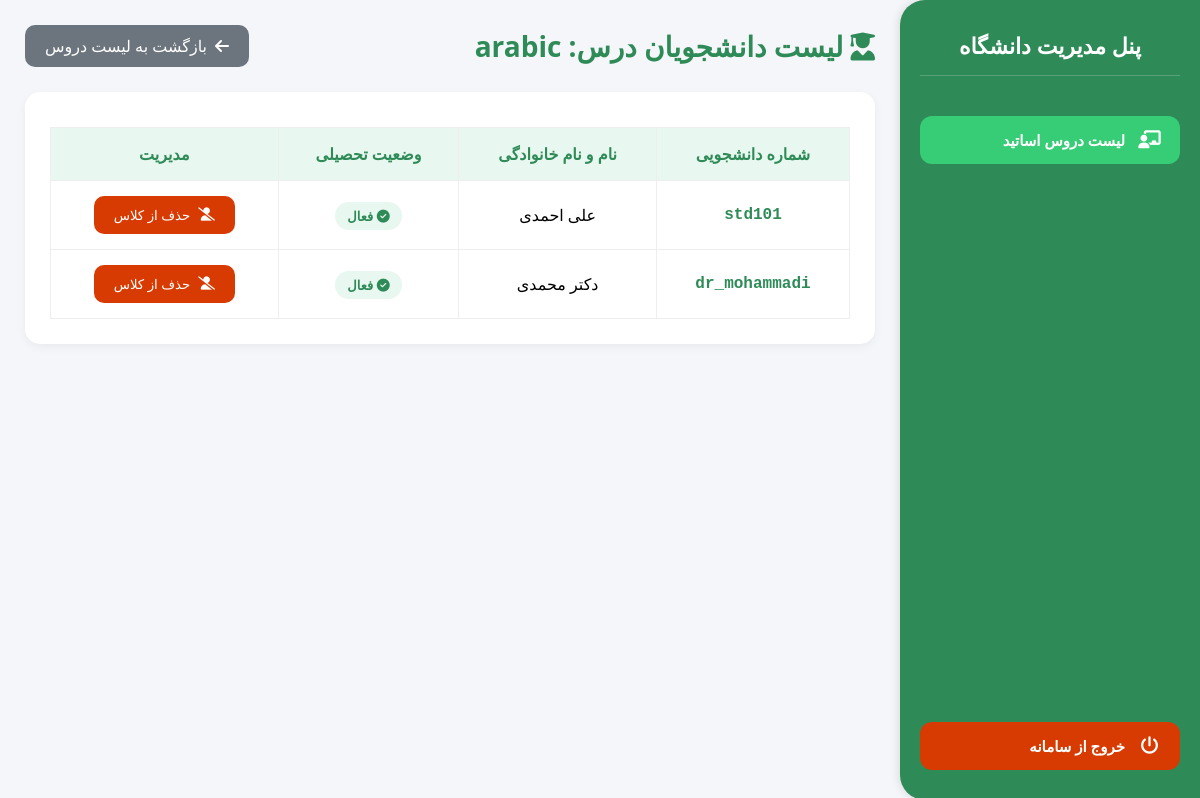
Before: /professors/course/1/students/ (signed in) with the older database file.
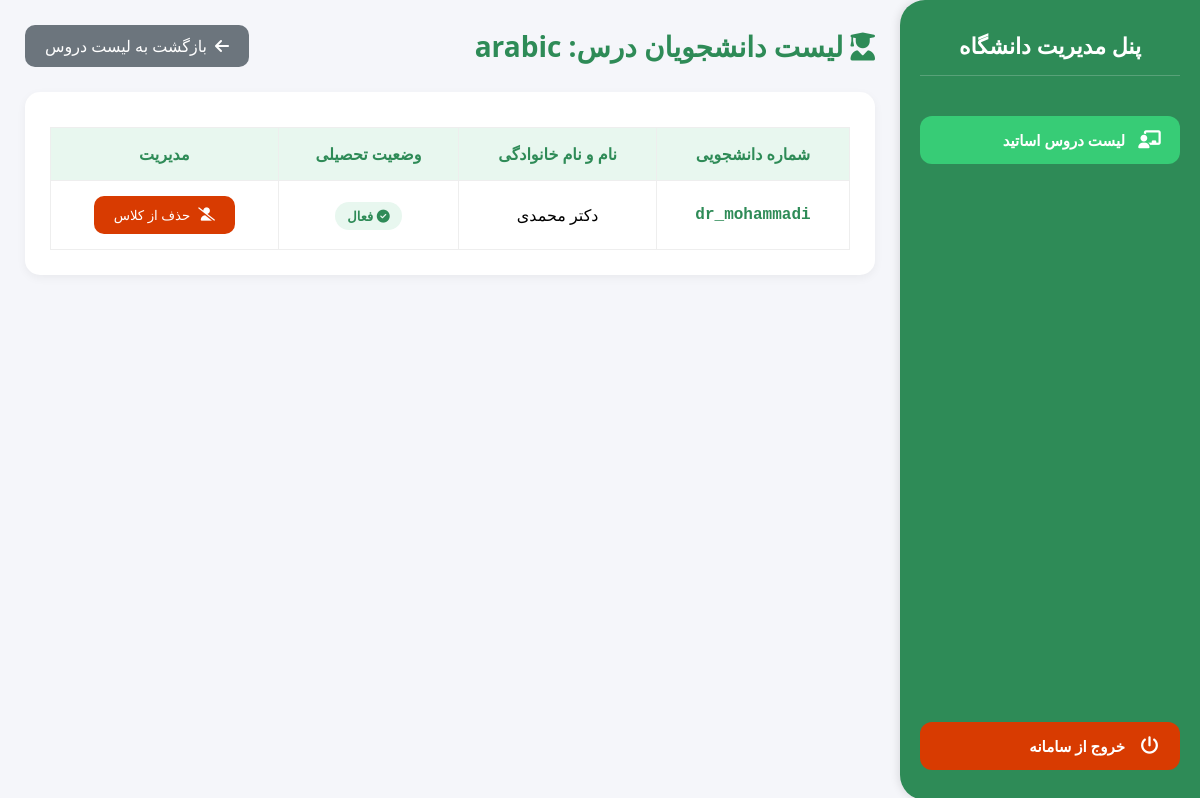
After: the same page with the newer database file.
### apps/students/models.py (models this page shows, shortened)
class Enrollment(models.Model):
    student = models.ForeignKey(User, on_delete=models.CASCADE, related_name='enrollments', verbose_name="دانشجو")
    course = models.ForeignKey(Course, on_delete=models.CASCADE, related_name='enrolled_students', verbose_name="درس")
    enrolled_at = models.DateTimeField(auto_now_add=True, verbose_name="زمان ثبت‌نام")
    is_passed = models.BooleanField(default=False, verbose_name="پاس شده")
    term = models.CharField(max_length=10, default="1402-2", verbose_name="ترم")
    class Meta:
        unique_together = ('student', 'course', 'term')
        verbose_name = "انتخاب واحد"
        verbose_name_plural = "لیست انتخاب واحد"

### apps/accounts/models.py (models this page shows, shortened)
class User(AbstractUser):
    first_name = models.CharField(max_length=150, verbose_name="نام")
    last_name = models.CharField(max_length=150, verbose_name="نام خانوادگی")
    student_id = models.CharField(max_length=20, unique=True, null=True, blank=True, verbose_name="کد دانشجویی")
    professor_id = models.CharField(max_length=20, unique=True, null=True, blank=True, verbose_name="کد استادی")
    is_student = models.BooleanField(default=False, verbose_name="دانشجو")
    is_professor = models.BooleanField(default=False, verbose_name="استاد")
    def get_full_name(self):
        return f"{self.first_name} {self.last_name}"

### apps/professors/views.py (the view)
# urls.py: path('course/<int:course_id>/students/', views.enrolled_students, name='student_list'),
def enrolled_students(request, course_id):
    course = get_object_or_404(Course, id=course_id, professor=request.user)
    enrollments = Enrollment.objects.filter(course=course, term="1402-2").order_by('student__last_name')
    return render(request, 'professors/students.html', {'enrollments': enrollments, 'course': course})

### templates/professors/students.html (shortened to what this page needs)
{% extends 'base.html' %}
{% block content %}
<div style="display: flex; justify-content: space-between; align-items: center; margin-bottom: 25px;">
    <h2 style="margin: 0;">
        <i class="fa-solid fa-user-graduate"></i> لیست دانشجویان درس: {{ course.name }}
    </h2>
    <a href="{% url 'professors:my_courses' %}" class="btn-action" style="background: #6c757d; text-decoration: none;">
        <i class="fa-solid fa-arrow-left"></i> بازگشت به لیست دروس
    </a>
</div>
<div class="card-container">
    <table>
        <thead>
            <tr>
                <th>شماره دانشجویی</th>
                <th>نام و نام خانوادگی</th>
                <th>وضعیت تحصیلی</th>
                <th>مدیریت</th>
            </tr>
        </thead>
        <tbody>
            {% for enrollment in enrollments %}
            <tr>
                <td style="font-family: 'Courier New', monospace; font-weight: bold; color: #2E8B57;">
                    {{ enrollment.student.username }}
                </td>
                <td>{{ enrollment.student.get_full_name }}</td>
                <td>
                    <span style="background: #e8f7ef; color: #2E8B57; padding: 5px 12px; border-radius: 20px; font-size: 13px; font-weight: bold;">
                        <i class="fa-solid fa-check-circle"></i> فعال
                    </span>
                </td>
                <td>
                    <form action="{% url 'professors:remove_student' enrollment.id %}" method="post" style="display:inline;">
                        <button type="submit" class="btn-action btn-red" onclick="return confirm('آیا از حذف این دانشجو مطمئن هستید؟')">
                            <i class="fa-solid fa-user-slash"></i> حذف از کلاس
                        </button>
                    </form>
                </td>
            </tr>
            {% endfor %}
        </tbody>
    </table>
</div>
{% endblock %}

Changed rows visible on the page:
removed Enrollment: student.username "std101", student.get_full_name "علی احمدی"
